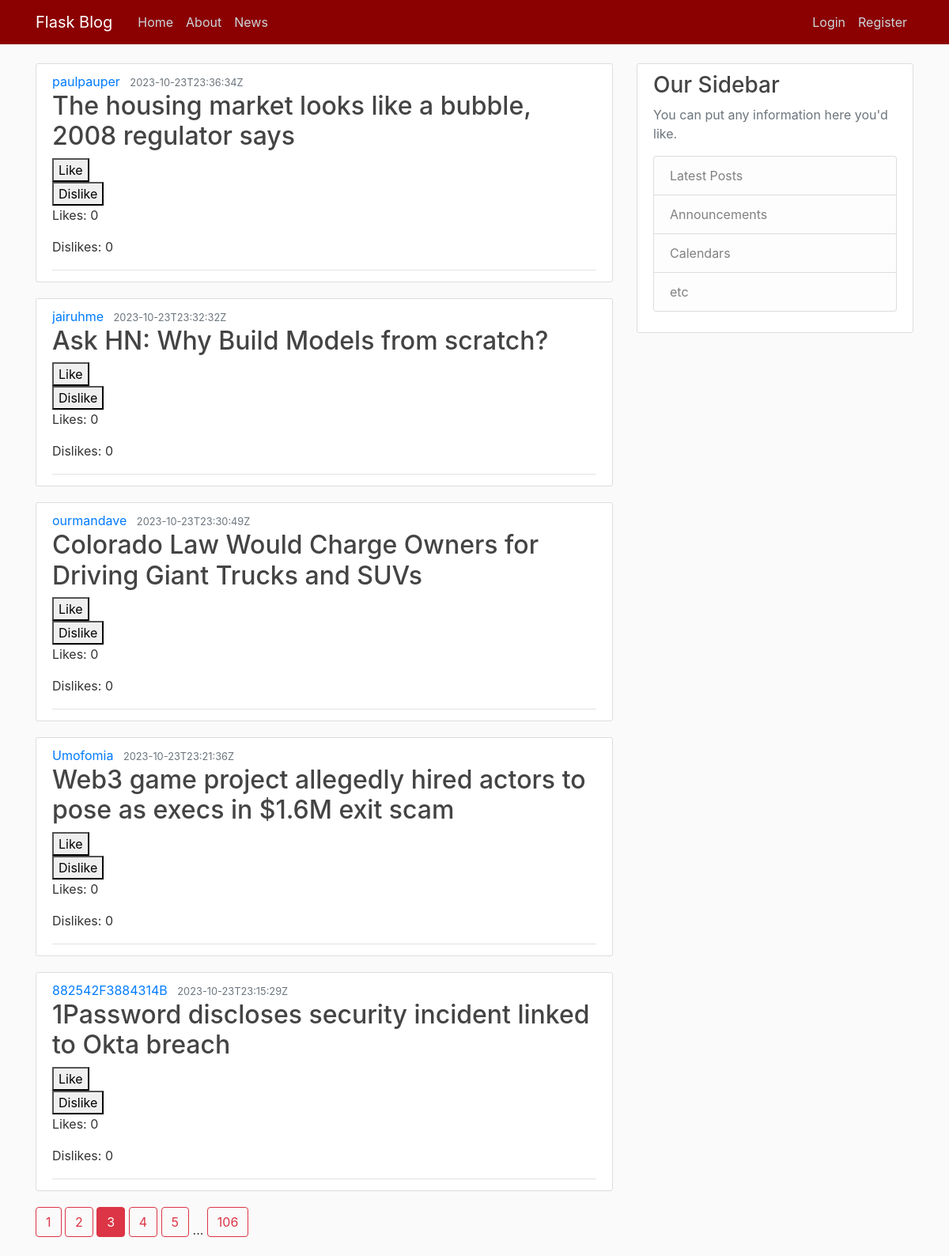
The app's page /news?page=3 with its own data.
### flaskblog.py (models this page shows, shortened)
class News(db.Model):
    id = db.Column(db.Integer, primary_key=True)
    title = db.Column(db.String(255), nullable=False)
    url = db.Column(db.String(255), nullable=False)
    by = db.Column(db.String(255), nullable=False)
    score = db.Column(db.Integer, nullable=False)
    time = db.Column(db.String(255), nullable=False)
    likes = db.relationship('LikesDislikes', backref = 'news', lazy = True)
    def get_likes_count(self):
        return LikesDislikes.query.filter_by(news_id=self.id, likes=True).count()
    def get_dislikes_count(self):
        return LikesDislikes.query.filter_by(news_id=self.id, likes=False).count()

### flaskblog.py (the view)
@app.route("/")
@app.route("/news")
def news():
    page = request.args.get('page', 1, type=int)
    with app.app_context():
	       news_items = News.query.options(joinedload(News.likes)
	       	).order_by(News.time.desc()
	       	).group_by(News.id).paginate(page=page, per_page=5)
    return render_template('news.html', title='News', news_items=news_items, session=session.get('user'), pretty=json.dumps(session.get('user')))

### templates/news.html
{% extends "layout.html" %}
{% block content %}
	{% for news_item in news_items.items %}
		<article class="media content-section">
		  <div class="media-body">
		    <div class="article-metadata">
		      <a class="mr-2" href="#">{{ news_item.by }}</a>
		      <small class="text-muted">{{ news_item.time }}</small>
		      <h2><a class="article-title" href="{{ news_item.url }}" target="_blank">{{ news_item.title }}</a></h2>
		      <div class="like-dislike-section">
		      	<form action="{{ url_for('like_news', news_id=news_item.id) }}" method="post">
		      		<button type="submit">Like</button>
		  	  	</form>
		  	  	<form action="{{ url_for('dislike_news', news_id=news_item.id) }}" method="post">
		  	  		<button type="submit">Dislike</button>
		  	  	</form>
		      </div>
		      <div class="counters">
		      	<p>Likes: {{ news_item.get_likes_count() }}</p>
		      	<p>Dislikes: {{ news_item.get_dislikes_count() }}</p>
		      </div>
		    </div>
		  </div>
		</article>
	{% endfor %}
	{% for page_num in news_items.iter_pages(left_edge=1, right_edge=1, left_current=1, right_current=2) %}
      {% if page_num %}
        {% if news_items.page == page_num %}
          <a class="btn btn-danger mb-4" href="{{ url_for('news', page=page_num) }}">{{ page_num }}</a>
        {% else %}
          <a class="btn btn-outline-danger mb-4" href="{{ url_for('news', page=page_num) }}">{{ page_num }}</a>
        {% endif %}
      {% else %}
        ...
      {% endif %}
    {% endfor %}
{% endblock content %}

### static/main.css (style rules this page uses)
body { background: #fafafa; color: #333333; margin-top: 5rem; }
h1, h2, h3, h4, h5, h6 { color: #444444; }
.content-section { background: #ffffff; padding: 10px 20px; border: 1px solid #dddddd; border-radius: 3px; margin-bottom: 20px; }
.article-title { color: #444444; }
.article-metadata { padding-bottom: 1px; margin-bottom: 4px; border-bottom: 1px solid #e3e3e3 }

### records on screen
News: by "paulpauper", time "2023-10-23T23:36:34Z", title "The housing market looks like a bubble, 2008 regulator says", get_likes_count "0", get_dislikes_count "0"
News: by "jairuhme", time "2023-10-23T23:32:32Z", title "Ask HN: Why Build Models from scratch?", get_likes_count "0", get_dislikes_count "0"
News: by "ourmandave", time "2023-10-23T23:30:49Z", title "Colorado Law Would Charge Owners for Driving Giant Trucks and SUVs", get_likes_count "0", get_dislikes_count "0"
News: by "Umofomia", time "2023-10-23T23:21:36Z", title "Web3 game project allegedly hired actors to pose as execs in $1.6M exit scam", get_likes_count "0", get_dislikes_count "0"
News: by "882542F3884314B", time "2023-10-23T23:15:29Z", title "1Password discloses security incident linked to Okta breach", get_likes_count "0", get_dislikes_count "0"

### other values on screen
{{ page_num }} "1" "2" "4" "5" "106"
{{ page_num }} "3"
